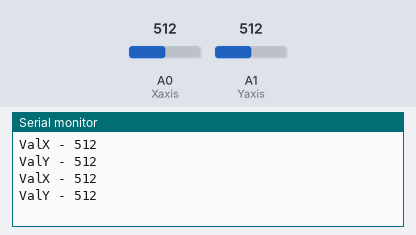
Bench run of a sketch on a simulated Arduino Uno, built with avr-gcc and run on an emulated ATmega328P. On the bench: the last lines printed to the serial monitor. The test bench sets the inputs (shaded band); at power-on: A0 (Xaxis) = 512, A1 (Yaxis) = 512.

Above: at 1.8 s.
1.9 s: A0 (Xaxis) set to 716
At 2.7 s:
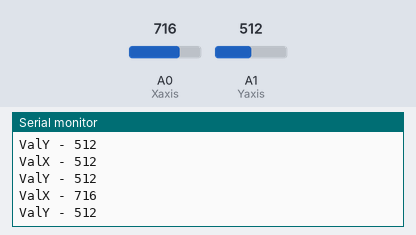
3.4 s: A1 (Yaxis) set to 716
At 4.7 s:
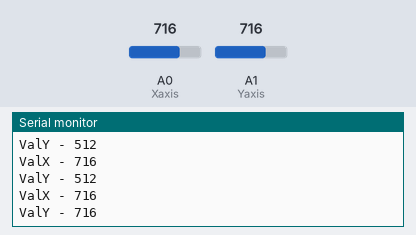
4.9 s: A0 (Xaxis) set to 900
At 5.8 s:
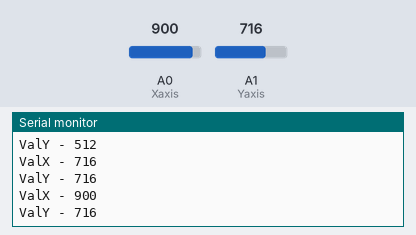
6.4 s: A1 (Yaxis) set to 900
At 7.8 s:
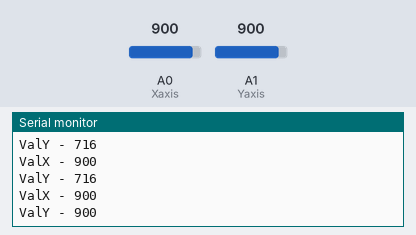
Timing chart, 0 to 8.9 s (numbered marks = the images above; inputs shaded):
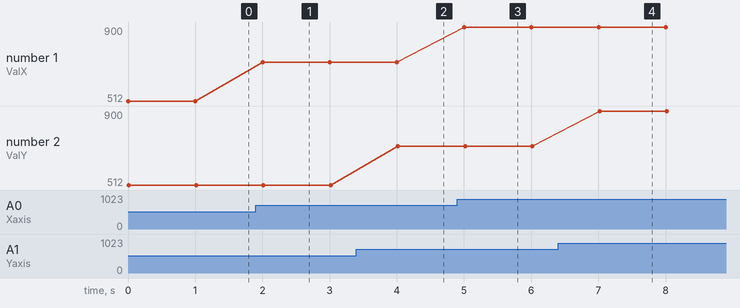

The sketch:

Joystick_Read.ino
```cpp
#define Xaxis A0
#define Yaxis A1
int ValX=0;
int ValY=0;
void setup() {
  // put your setup code here, to run once:
pinMode(Xaxis, INPUT);
pinMode(Yaxis, INPUT);
Serial.begin(9600);
}

void loop() {
  // put your main code here, to run repeatedly:
ValX=analogRead(Xaxis);
Serial.print("ValX - ");
Serial.println(ValX);
ValY=analogRead(Yaxis);
Serial.print("ValY - ");
Serial.println(ValY);
delay(1000);
}
```

Measured:
- after the input at 1.9 s, the serial monitor: prints a new line after 0.10 s (image 1)
- after the input at 3.4 s, the serial monitor: prints a new line after 0.62 s (image 2)
- after the input at 4.9 s, the serial monitor: prints a new line after 0.10 s (image 3)
- after the input at 6.4 s, the serial monitor: prints a new line after 0.62 s (image 4)
- plotted number 1: 512 → 716 after the input at 1.9 s, 716 → 900 after the input at 4.9 s
